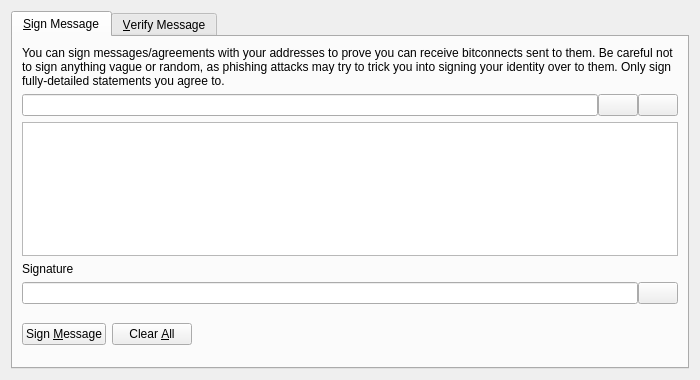
<?xml version="1.0" encoding="UTF-8"?>
<ui version="4.0">
 <class>SignVerifyMessageDialog</class>
 <widget class="QDialog" name="SignVerifyMessageDialog">
  <property name="geometry">
   <rect>
    <x>0</x>
    <y>0</y>
    <width>700</width>
    <height>380</height>
   </rect>
  </property>
  <property name="windowTitle">
   <string>Signatures - Sign / Verify a Message</string>
  </property>
  <property name="modal">
   <bool>true</bool>
  </property>
  <layout class="QVBoxLayout" name="verticalLayout">
   <item>
    <widget class="QTabWidget" name="tabWidget">
     <property name="currentIndex">
      <number>0</number>
     </property>
     <widget class="QWidget" name="tabSignMessage">
      <attribute name="title">
       <string>&amp;Sign Message</string>
      </attribute>
      <layout class="QVBoxLayout" name="verticalLayout_SM">
       <item>
        <widget class="QLabel" name="infoLabel_SM">
         <property name="text">
          <string>You can sign messages/agreements with your addresses to prove you can receive bitconnects sent to them. Be careful not to sign anything vague or random, as phishing attacks may try to trick you into signing your identity over to them. Only sign fully-detailed statements you agree to.</string>
         </property>
         <property name="textFormat">
          <enum>Qt::PlainText</enum>
         </property>
         <property name="wordWrap">
          <bool>true</bool>
         </property>
        </widget>
       </item>
       <item>
        <layout class="QHBoxLayout" name="horizontalLayout_1_SM">
         <property name="spacing">
          <number>0</number>
         </property>
         <item>
          <widget class="QValidatedLineEdit" name="addressIn_SM">
           <property name="toolTip">
            <string>The Bitconnect address to sign the message with</string>
           </property>
          </widget>
         </item>
         <item>
          <widget class="QPushButton" name="addressBookButton_SM">
           <property name="toolTip">
            <string>Choose previously used address</string>
           </property>
           <property name="text">
            <string/>
           </property>
           <property name="icon">
            <iconset resource="../bitcoin.qrc">
             <normaloff>:/icons/address-book</normaloff>:/icons/address-book</iconset>
           </property>
           <property name="shortcut">
            <string>Alt+A</string>
           </property>
           <property name="autoDefault">
            <bool>false</bool>
           </property>
          </widget>
         </item>
         <item>
          <widget class="QPushButton" name="pasteButton_SM">
           <property name="toolTip">
            <string>Paste address from clipboard</string>
           </property>
           <property name="text">
            <string/>
           </property>
           <property name="icon">
            <iconset resource="../bitcoin.qrc">
             <normaloff>:/icons/editpaste</normaloff>:/icons/editpaste</iconset>
           </property>
           <property name="shortcut">
            <string>Alt+P</string>
           </property>
           <property name="autoDefault">
            <bool>false</bool>
           </property>
          </widget>
         </item>
        </layout>
       </item>
       <item>
        <widget class="QPlainTextEdit" name="messageIn_SM">
         <property name="toolTip">
          <string>Enter the message you want to sign here</string>
         </property>
        </widget>
       </item>
       <item>
        <widget class="QLabel" name="signatureLabel_SM">
         <property name="text">
          <string>Signature</string>
         </property>
         <property name="textFormat">
          <enum>Qt::PlainText</enum>
         </property>
        </widget>
       </item>
       <item>
        <layout class="QHBoxLayout" name="horizontalLayout_2_SM">
         <property name="spacing">
          <number>0</number>
         </property>
         <item>
          <widget class="QLineEdit" name="signatureOut_SM">
           <property name="font">
            <font>
             <italic>true</italic>
            </font>
           </property>
           <property name="readOnly">
            <bool>true</bool>
           </property>
          </widget>
         </item>
         <item>
          <widget class="QPushButton" name="copySignatureButton_SM">
           <property name="toolTip">
            <string>Copy the current signature to the system clipboard</string>
           </property>
           <property name="text">
            <string/>
           </property>
           <property name="icon">
            <iconset resource="../bitcoin.qrc">
             <normaloff>:/icons/editcopy</normaloff>:/icons/editcopy</iconset>
           </property>
           <property name="autoDefault">
            <bool>false</bool>
           </property>
          </widget>
         </item>
        </layout>
       </item>
       <item>
        <layout class="QHBoxLayout" name="horizontalLayout_3_SM">
         <item>
          <widget class="QPushButton" name="signMessageButton_SM">
           <property name="toolTip">
            <string>Sign the message to prove you own this Bitconnect address</string>
           </property>
           <property name="text">
            <string>Sign &amp;Message</string>
           </property>
           <property name="icon">
            <iconset resource="../bitcoin.qrc">
             <normaloff>:/icons/edit</normaloff>:/icons/edit</iconset>
           </property>
           <property name="autoDefault">
            <bool>false</bool>
           </property>
          </widget>
         </item>
         <item>
          <widget class="QPushButton" name="clearButton_SM">
           <property name="toolTip">
            <string>Reset all sign message fields</string>
           </property>
           <property name="text">
            <string>Clear &amp;All</string>
           </property>
           <property name="icon">
            <iconset resource="../bitcoin.qrc">
             <normaloff>:/icons/remove</normaloff>:/icons/remove</iconset>
           </property>
           <property name="autoDefault">
            <bool>false</bool>
           </property>
          </widget>
         </item>
         <item>
          <spacer name="horizontalSpacer_1_SM">
           <property name="orientation">
            <enum>Qt::Horizontal</enum>
           </property>
           <property name="sizeHint" stdset="0">
            <size>
             <width>40</width>
             <height>48</height>
            </size>
           </property>
          </spacer>
         </item>
         <item>
          <widget class="QLabel" name="statusLabel_SM">
           <property name="font">
            <font>
             <weight>75</weight>
             <bold>true</bold>
            </font>
           </property>
           <property name="text">
            <string/>
           </property>
           <property name="wordWrap">
            <bool>true</bool>
           </property>
          </widget>
         </item>
         <item>
          <spacer name="horizontalSpacer_2_SM">
           <property name="orientation">
            <enum>Qt::Horizontal</enum>
           </property>
           <property name="sizeHint" stdset="0">
            <size>
             <width>40</width>
             <height>48</height>
            </size>
           </property>
          </spacer>
         </item>
        </layout>
       </item>
      </layout>
     </widget>
     <widget class="QWidget" name="tabVerifyMessage">
      <attribute name="title">
       <string>&amp;Verify Message</string>
      </attribute>
      <layout class="QVBoxLayout" name="verticalLayout_VM">
       <item>
        <widget class="QLabel" name="infoLabel_VM">
         <property name="text">
          <string>Enter the receiver's address, message (ensure you copy line breaks, spaces, tabs, etc. exactly) and signature below to verify the message. Be careful not to read more into the signature than what is in the signed message itself, to avoid being tricked by a man-in-the-middle attack. Note that this only proves the signing party receives with the address, it cannot prove sendership of any transaction!</string>
         </property>
         <property name="textFormat">
          <enum>Qt::PlainText</enum>
         </property>
         <property name="alignment">
          <set>Qt::AlignLeading|Qt::AlignLeft|Qt::AlignTop</set>
         </property>
         <property name="wordWrap">
          <bool>true</bool>
         </property>
        </widget>
       </item>
       <item>
        <layout class="QHBoxLayout" name="horizontalLayout_1_VM">
         <property name="spacing">
          <number>0</number>
         </property>
         <item>
          <widget class="QValidatedLineEdit" name="addressIn_VM">
           <property name="toolTip">
            <string>The Bitconnect address the message was signed with</string>
           </property>
          </widget>
         </item>
         <item>
          <widget class="QPushButton" name="addressBookButton_VM">
           <property name="toolTip">
            <string>Choose previously used address</string>
           </property>
           <property name="text">
            <string/>
           </property>
           <property name="icon">
            <iconset resource="../bitcoin.qrc">
             <normaloff>:/icons/address-book</normaloff>:/icons/address-book</iconset>
           </property>
           <property name="shortcut">
            <string>Alt+A</string>
           </property>
           <property name="autoDefault">
            <bool>false</bool>
           </property>
          </widget>
         </item>
        </layout>
       </item>
       <item>
        <widget class="QPlainTextEdit" name="messageIn_VM"/>
       </item>
       <item>
        <widget class="QValidatedLineEdit" name="signatureIn_VM"/>
       </item>
       <item>
        <layout class="QHBoxLayout" name="horizontalLayout_2_VM">
         <item>
          <widget class="QPushButton" name="verifyMessageButton_VM">
           <property name="toolTip">
            <string>Verify the message to ensure it was signed with the specified Bitconnect address</string>
           </property>
           <property name="text">
            <string>Verify &amp;Message</string>
           </property>
           <property name="icon">
            <iconset resource="../bitcoin.qrc">
             <normaloff>:/icons/transaction_0</normaloff>:/icons/transaction_0</iconset>
           </property>
           <property name="autoDefault">
            <bool>false</bool>
           </property>
          </widget>
         </item>
         <item>
          <widget class="QPushButton" name="clearButton_VM">
           <property name="toolTip">
            <string>Reset all verify message fields</string>
           </property>
           <property name="text">
            <string>Clear &amp;All</string>
           </property>
           <property name="icon">
            <iconset resource="../bitcoin.qrc">
             <normaloff>:/icons/remove</normaloff>:/icons/remove</iconset>
           </property>
           <property name="autoDefault">
            <bool>false</bool>
           </property>
          </widget>
         </item>
         <item>
          <spacer name="horizontalSpacer_1_VM">
           <property name="orientation">
            <enum>Qt::Horizontal</enum>
           </property>
           <property name="sizeHint" stdset="0">
            <size>
             <width>40</width>
             <height>48</height>
            </size>
           </property>
          </spacer>
         </item>
         <item>
          <widget class="QLabel" name="statusLabel_VM">
           <property name="font">
            <font>
             <weight>75</weight>
             <bold>true</bold>
            </font>
           </property>
           <property name="text">
            <string/>
           </property>
           <property name="wordWrap">
            <bool>true</bool>
           </property>
          </widget>
         </item>
         <item>
          <spacer name="horizontalSpacer_2_VM">
           <property name="orientation">
            <enum>Qt::Horizontal</enum>
           </property>
           <property name="sizeHint" stdset="0">
            <size>
             <width>40</width>
             <height>48</height>
            </size>
           </property>
          </spacer>
         </item>
        </layout>
       </item>
      </layout>
     </widget>
    </widget>
   </item>
  </layout>
 </widget>
 <customwidgets>
  <customwidget>
   <class>QValidatedLineEdit</class>
   <extends>QLineEdit</extends>
   <header>qt/qvalidatedlineedit.h</header>
  </customwidget>
 </customwidgets>
 <resources>
  <include location="../bitcoin.qrc"/>
 </resources>
 <connections/>
</ui>
